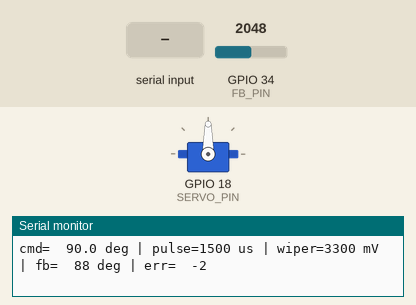
Bench run of a sketch on a simulated ESP32. Parts: servo, the last lines printed to the serial monitor. The test bench sets the inputs (shaded band); at power-on: GPIO 34 (FB_PIN) = 2048 (analog values on the 0–4095 scale). EEPROM starts erased.

Above: at 2.7 s.
2.8 s: "0\n" received over Serial
At 3.7 s:
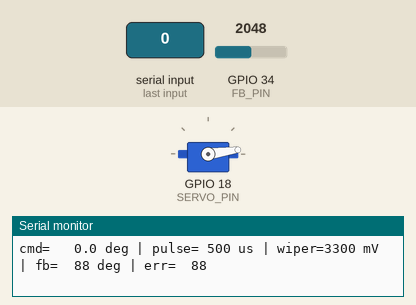
4.3 s: "1\n" received over Serial
At 5.4 s:
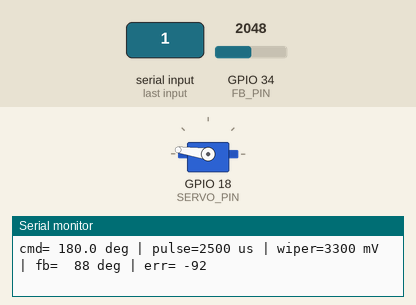
5.8 s: "s\n" received over Serial
At 7.8 s:
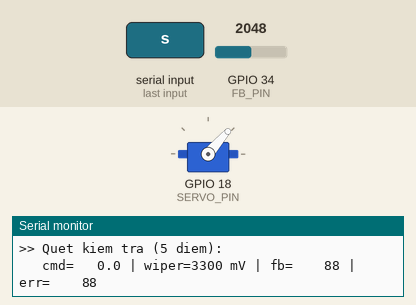
8.8 s: GPIO 34 (FB_PIN) set to 2540
11.8 s: "g,45\n" received over Serial
14.8 s: "9\n" received over Serial
At 16.5 s:
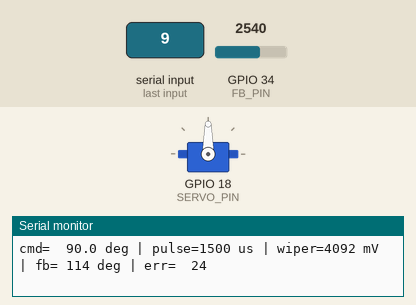
Timing chart, 0 to 17.5 s (numbered marks = the images above; inputs shaded):
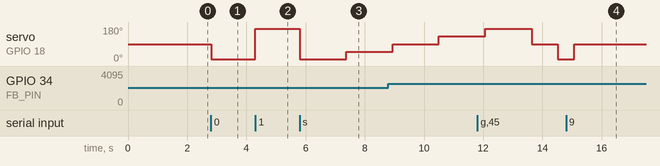

Measured:
- after the input at 2.8 s, servo on GPIO 18 (SERVO_PIN): 90° → 8° at once
- after the input at 4.3 s, servo on GPIO 18 (SERVO_PIN): 8° → 172° at once
- after the input at 5.8 s, servo on GPIO 18 (SERVO_PIN): 172° → 8° at once, → 49° 1.6 s later
- after the input at 14.8 s, servo on GPIO 18 (SERVO_PIN): 8° → 90° after 0.28 s

The sketch:

mg995_calib.ino
```cpp
/*
  MG995 (servo 180 do, metal gear) - Hieu chinh offset + doc feedback ADC tren ESP32
  Phien ban: Noi suy 2 doan (0-90-180) de sua loi phi tuyen tinh cua bien tro.

  Dau noi:
    Servo signal  -> GPIO18
    Servo V+      -> nguon RIENG 5-6V, >= 3A (KHONG lay tu ESP32)
    Servo GND     -> GND chung voi ESP32
    Feedback wiper-> cau chia ap -> GPIO34 (ADC1)

  Cau chia ap (FB_DIVIDER_RATIO = 2.0):
      wiper ---[47k]---+--- GPIO34
                       |
                     [47k]  + tu 100nF song song
                       |
                      GND
  Serial Monitor: 115200 baud, chon "Newline"
*/

#include <ESP32Servo.h>
#include <Preferences.h>

// ================== CAU HINH ==================
const int SERVO_PIN = 18;
const int FB_PIN    = 34;

// Ty so chia ap = (R1 + R2) / R2. Noi thang: 1.0 | 2 dien tro bang nhau: 2.0
const float FB_DIVIDER_RATIO = 2.0f;

// Hanh trinh servo (do)
const int SERVO_RANGE_DEG = 180;

const int PULSE_LIMIT_LOW  = 400;    // gioi han an toan khi chinh offset (us)
const int PULSE_LIMIT_HIGH = 2600;
const int PULSE_STEP       = 5;      // moi lan bam q/e/z/c doi bao nhieu us

const int DEFAULT_PULSE_MIN = 500;
const int DEFAULT_PULSE_MAX = 2500;

// Nguong bao hoa ADC (mV tai chan ESP32). Vuot nguong nay thi so do khong con dung
const int ADC_SAT_MV = 3100;

// So chu so thap phan khi lam tron fb va err (0 = so nguyen, 1 = 1 chu so le)
const int FB_DECIMALS = 0;

// ================== BIEN TOAN CUC ==================
Servo servo;
Preferences prefs;

int pulseMin = DEFAULT_PULSE_MIN;    // us ung voi 0 do
int pulseMax = DEFAULT_PULSE_MAX;    // us ung voi goc cuoi (SERVO_RANGE_DEG)
int adc0     = 1000;                 // mV wiper tai 0 do
int adcMid   = 3342;                 // mV wiper tai 90 do
int adcMax   = 6184;                 // mV wiper tai 180 do

int lastPinMv = 0;                   // dien ap thuc te tai chan ESP32 o lan doc gan nhat
float cmdAngle = SERVO_RANGE_DEG / 2.0f;

// ================== TIEN ICH ==================
// Tra ve dien ap WIPER (da nhan lai ty so chia ap), de so truc tiep voi dong ho
int readFeedbackMv() {
  long sum = 0;
  const int N = 32;
  for (int i = 0; i < N; i++) {
    sum += analogReadMilliVolts(FB_PIN);
    delay(2);
  }
  lastPinMv = sum / N;
  return (int)(lastPinMv * FB_DIVIDER_RATIO);
}

int angleToUs(float a) {
  a = constrain(a, 0, SERVO_RANGE_DEG);
  return pulseMin + (long)((pulseMax - pulseMin) * a / SERVO_RANGE_DEG);
}

// Noi suy 2 doan de xu ly bien tro phi tuyen tinh
float mvToAngle(int mv) {
  if (adcMax == adc0) return 0;

  float a = 0;
  bool isReverse = (adcMax < adc0); // Kiem tra feedback thuan hay nguoc

  if (!isReverse) {
    if (mv <= adcMid) {
      // Doan 1: Tu 0 den 90 do
      if (adcMid == adc0) return 0;
      a = (mv - adc0) * 90.0f / (adcMid - adc0);
    } else {
      // Doan 2: Tu 90 den 180 do
      if (adcMax == adcMid) return 90.0f;
      a = 90.0f + (mv - adcMid) * 90.0f / (adcMax - adcMid);
    }
  } else {
    if (mv >= adcMid) {
      // Doan 1 (Dao chieu)
      if (adcMid == adc0) return 0;
      a = (mv - adc0) * 90.0f / (adcMid - adc0);
    } else {
      // Doan 2 (Dao chieu)
      if (adcMax == adcMid) return 90.0f;
      a = 90.0f + (mv - adcMid) * 90.0f / (adcMax - adcMid);
    }
  }
  return constrain(a, 0, SERVO_RANGE_DEG);
}

// Lam tron x den d chu so thap phan (tranh in ra "-0")
float roundTo(float x, int d) {
  float p = powf(10.0f, d);
  float r = roundf(x * p) / p;
  if (r == 0) r = 0.0f;
  return r;
}

void moveTo(float a, int settleMs = 700) {
  cmdAngle = constrain(a, 0, SERVO_RANGE_DEG);
  servo.writeMicroseconds(angleToUs(cmdAngle));
  delay(settleMs);
}

void saveCal() {
  prefs.begin("mg995", false);
  prefs.putInt("pMin", pulseMin);
  prefs.putInt("pMax", pulseMax);
  prefs.putInt("a0", adc0);
  prefs.putInt("aMid", adcMid);
  prefs.putInt("aMax", adcMax);
  prefs.end();
  Serial.println(">> Da luu hieu chinh vao flash.");
}

void loadCal() {
  prefs.begin("mg995", true);
  pulseMin = prefs.getInt("pMin", pulseMin);
  pulseMax = prefs.getInt("pMax", pulseMax);
  adc0     = prefs.getInt("a0", adc0);
  adcMid   = prefs.getInt("aMid", adcMid);
  adcMax   = prefs.getInt("aMax", adcMax);
  prefs.end();
}

void printCal() {
  Serial.printf("pulseMin=%d us | pulseMax=%d us | adc0=%d mV | adcMid=%d mV | adcMax=%d mV (wiper)\n",
                pulseMin, pulseMax, adc0, adcMid, adcMax);
}

// Tu dong do lay mau ADC tai 3 diem (0, 90, 180)
void calibrateADC() {
  Serial.println(">> Calib ADC: ve 0 do...");
  moveTo(0, 2000);
  int v0 = readFeedbackMv();
  bool sat0 = lastPinMv > ADC_SAT_MV;

  Serial.println(">> Calib ADC: ve 90 do...");
  moveTo(90, 1500);
  int vMid = readFeedbackMv();
  bool satMid = lastPinMv > ADC_SAT_MV;

  Serial.printf(">> Ve %d do...\n", SERVO_RANGE_DEG);
  moveTo(SERVO_RANGE_DEG, 2000);
  int vMax = readFeedbackMv();
  bool satMax = lastPinMv > ADC_SAT_MV;

  Serial.printf(">> Do duoc: adc0=%d mV, adcMid=%d mV, adcMax=%d mV (wiper)\n", v0, vMid, vMax);

  if (sat0 || satMid || satMax) {
    Serial.println("!! ADC bao hoa (> 3100 mV tai chan ESP32). Tang ty so chia ap roi do lai. KHONG cap nhat.");
  } else if (abs(vMax - v0) < 200) {
    Serial.println("!! Chenh lech < 200 mV, feedback co the chua noi hoac sai chan. KHONG cap nhat.");
  } else {
    adc0 = v0;
    adcMid = vMid;
    adcMax = vMax;
    Serial.println(">> Calib hoan tat! Bam 'p' de luu vao Flash.");
  }
  moveTo(SERVO_RANGE_DEG / 2.0f, 1000);
}

// Quet 5 diem (0, 25%, 50%, 75%, 100% hanh trinh) de kiem tra sai so
void sweepTest() {
  Serial.println(">> Quet kiem tra (5 diem):");
  const float R = SERVO_RANGE_DEG;
  const float pts[5] = {0, R * 0.25f, R * 0.5f, R * 0.75f, R};
  for (int i = 0; i < 5; i++) {
    moveTo(pts[i], 1500);
    int mv = readFeedbackMv();
    float fbRaw = mvToAngle(mv);
    float fb    = roundTo(fbRaw, FB_DECIMALS);
    float err   = roundTo(fbRaw - pts[i], FB_DECIMALS);
    Serial.printf("   cmd=%6.1f | wiper=%4d mV | fb=%6.*f | err=%6.*f\n",
                  pts[i], mv, FB_DECIMALS, fb, FB_DECIMALS, err);
  }
  moveTo(R / 2.0f, 800);
}

void printHelp() {
  Serial.println(F(
    "\n=============== LENH ===============\n"
    "g<goc> : di toi goc, vd g45\n"
    "0 9 1  : di toi 0 / giua (90) / cuoi (180) hanh trinh\n"
    "q / e  : pulseMin  -5 / +5 us (offset 0 do)\n"
    "z / c  : pulseMax  -5 / +5 us (offset goc cuoi)\n"
    "k      : tu dong do ADC tai 3 diem (0, 90, 180 do)\n"
    "s      : quet 5 diem kiem tra sai so\n"
    "p      : luu cau hinh hien tai vao flash\n"
    "r      : reset pulse ve mac dinh (chua luu)\n"
    "i      : in thong so hien tai\n"
    "h      : tro giup\n"
    "====================================\n"));
}

void handleCmd(String s) {
  s.trim();
  if (s.length() == 0) return;
  char c = s[0];
  const float R = SERVO_RANGE_DEG;

  switch (c) {
    case 'g': moveTo(s.substring(1).toFloat(), 500); break;
    case '0': moveTo(0);        break;
    case '9': moveTo(R / 2.0f); break;
    case '1': moveTo(R);        break;

    case 'q': pulseMin = max(pulseMin - PULSE_STEP, PULSE_LIMIT_LOW);  moveTo(0, 300); break;
    case 'e': pulseMin = min(pulseMin + PULSE_STEP, pulseMax - 100);   moveTo(0, 300); break;
    case 'z': pulseMax = max(pulseMax - PULSE_STEP, pulseMin + 100);   moveTo(R, 300); break;
    case 'c': pulseMax = min(pulseMax + PULSE_STEP, PULSE_LIMIT_HIGH); moveTo(R, 300); break;

    case 'k': calibrateADC(); break;
    case 's': sweepTest(); break;
    case 'p': saveCal(); break;
    case 'r':
      pulseMin = DEFAULT_PULSE_MIN;
      pulseMax = DEFAULT_PULSE_MAX;
      Serial.println(">> Da reset pulse ve mac dinh.");
      break;
    case 'i': break;
    case 'h': printHelp(); return;
    default:  Serial.println("Lenh khong hop le. Go h de xem tro giup."); return;
  }
  printCal();
}

// ================== SETUP / LOOP ==================
void setup() {
  Serial.begin(115200);
  delay(300);

  analogReadResolution(12);
  analogSetPinAttenuation(FB_PIN, ADC_11db);   // Cau hinh 0 - ~3.3V cho ESP32

  loadCal();

  ESP32PWM::allocateTimer(0);
  servo.setPeriodHertz(50);
  servo.attach(SERVO_PIN, PULSE_LIMIT_LOW, PULSE_LIMIT_HIGH);
  moveTo(SERVO_RANGE_DEG / 2.0f, 1200);

  printHelp();
  printCal();
}

void loop() {
  if (Serial.available()) {
    handleCmd(Serial.readStringUntil('\n'));
  }

  static uint32_t t = 0;
  if (millis() - t > 200) {
    t = millis();
    int mv = readFeedbackMv();
    float fbRaw = mvToAngle(mv);
    float fb    = roundTo(fbRaw, FB_DECIMALS);
    float err   = roundTo(fbRaw - cmdAngle, FB_DECIMALS);
    Serial.printf("cmd=%6.1f deg | pulse=%4d us | wiper=%4d mV | fb=%4.*f deg | err=%4.*f%s\n",
                  cmdAngle, angleToUs(cmdAngle), mv, FB_DECIMALS, fb, FB_DECIMALS, err,
                  lastPinMv > ADC_SAT_MV ? "  !! ADC BAO HOA" : "");
  }
}
```
